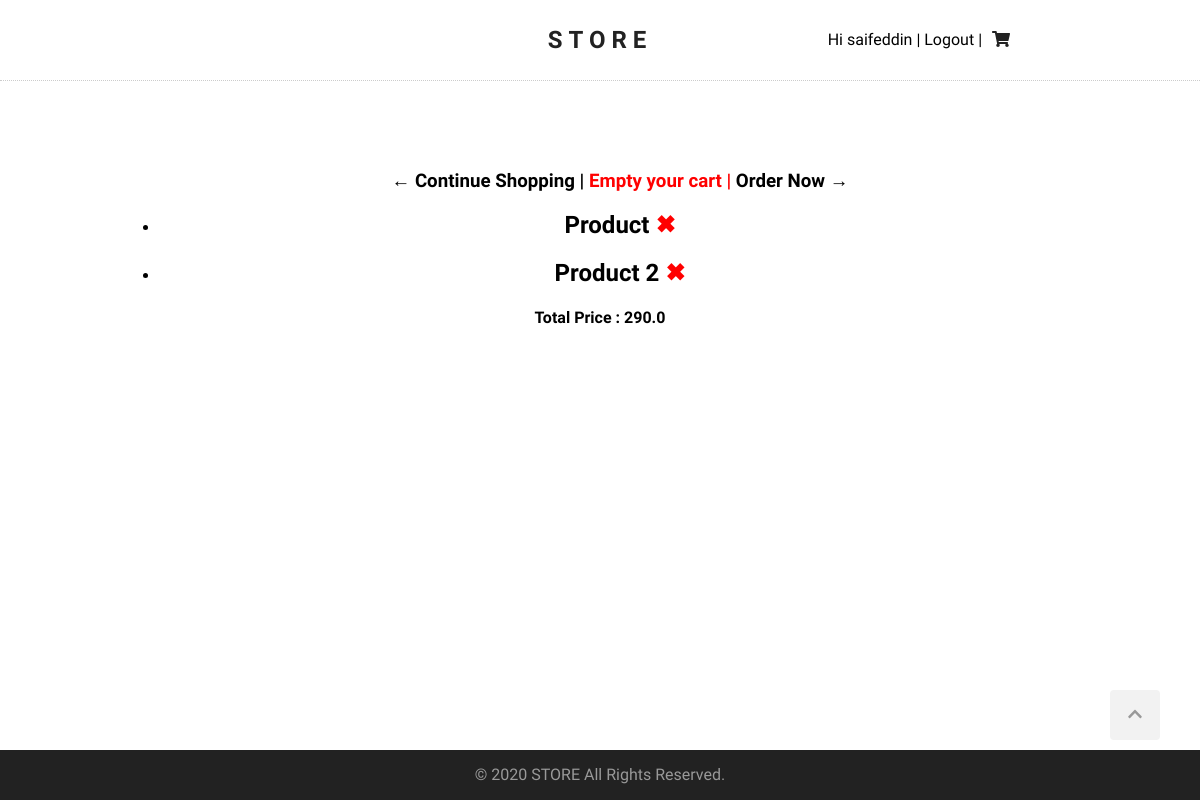
Before: /carts/ (signed in) with the older database file.
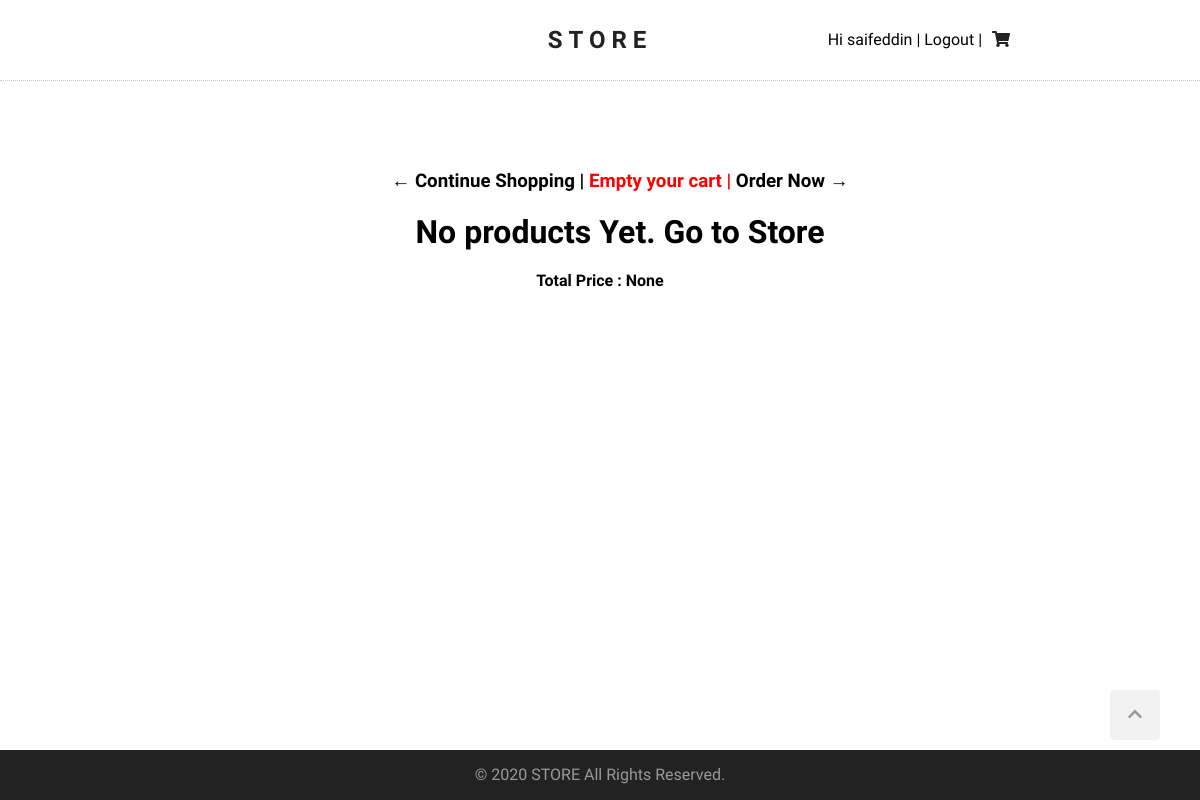
After: the same page with the newer database file.
### products/models.py (models this page shows, shortened)
class Product(models.Model):
    brand = models.CharField(max_length=100)
    title = models.CharField(max_length=100)
    description = models.CharField(max_length=500)
    price = models.FloatField(null=True)
    created_at = models.DateTimeField(null=True, auto_now_add=True)
    image = models.ImageField(upload_to='products/', null=True)

### carts/views.py (the view)
# urls.py: path('carts/', cart, name="cart"),
@login_required
def cart(request):
    user = request.user
    products = user.cart.items.all()
    total_price = user.cart.total_price()
    total_price = user.cart.items.aggregate(
        total_price=Sum('price'))['total_price']
    context = {'products': products, 'total_price': total_price}
    return render(request, 'carts/cart.html', context)

### carts/models.py (called while the page is built)
    def total_price(self):
        total = 0
        for item in self.items.all():
            total += item.price
        return total

### templates/carts/cart.html (shortened to what this page needs)
{% extends 'base.html' %}
{% block content %}
<ul>
    <h3><a href="{% url 'product-list' %}">&larr; Continue Shopping </a> | <a href="{% url 'empty_cart' %}"
            style="color: red;"> Empty your
            cart | <a href="{% url 'place_order' %}">Order Now &rarr;</a></a>
    </h3>
    {% for product in products  %}
    <li>
        <h2>{{ product.title | capfirst }} <a href="{% url 'remove_from_cart' product_id=product.id %}"
                style="color: red;">&#10006;</a>
        </h2>
    </li>
    {% empty %}
    <h1>No products Yet. <a href="{% url 'product-list' %}">Go to Store</a></h1>
    {% endfor %}
</ul>
<h4>Total Price : {{ total_price }} </h4>
{% endblock content %}

Changed rows visible on the page:
removed Product: title "Product"
removed Product: title "Product 2"
Other visible differences:
{{ total_price }}: "290.0" → "None"
text now shown: "No products Yet. Go to Store"
